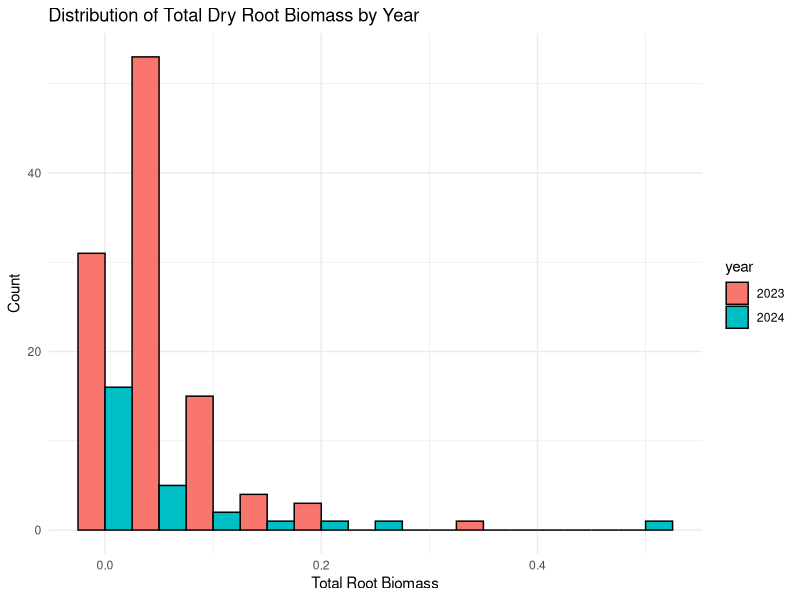
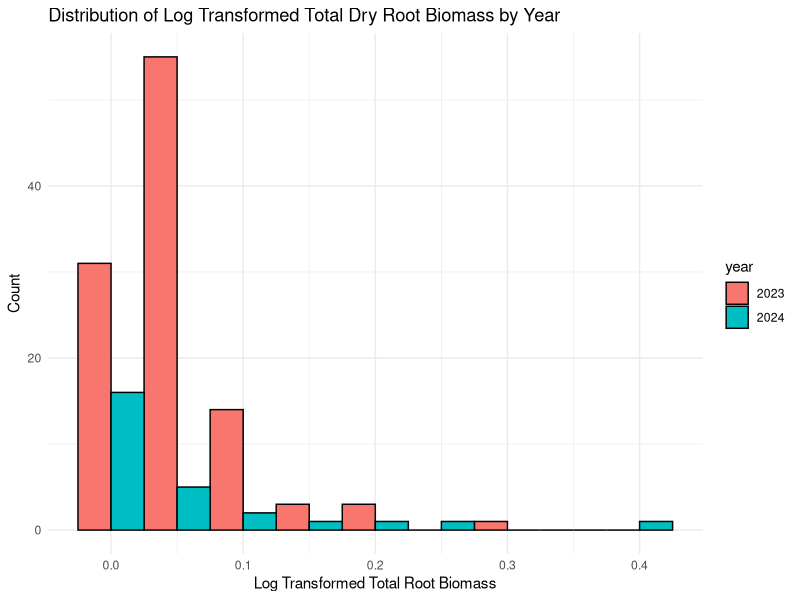

The R script that drew these images, in order:
# RQ1 ANALYSIS PART 1 
# 14/01/2026 

# LOAD LIBRARIES -----
library(dplyr)
library(ggplot2)
library(tidyr)
library(readxl)

# LOAD DATA----
QHI_combined_data <- read_excel("datasets/QHI_roots_data/QHI_combined_data.xlsx")

# MAKE YEAR FACTOR VARIABLE ----
QHI_combined_data$year <- as.factor(QHI_combined_data$year)

# VISUALISE WITH HISTOGRAM----
ggplot(QHI_combined_data, aes(x = root_dry_biomass_total, fill= year)) +
  geom_histogram(binwidth = 0.05, position = "dodge", color = "black") +
  labs(title = "Distribution of Total Dry Root Biomass by Year",
       x = "Total Root Biomass",
       y = "Count") +
  theme_minimal()

# log transform root biomass data
QHI_combined_data <- QHI_combined_data %>%
  mutate(log_root_dry_biomass_total = log(root_dry_biomass_total + 1)) # add 1 to avoid log(0)
# VISUALISE LOG TRANSFORMED DATA WITH HISTOGRAM----
ggplot(QHI_combined_data, aes(x = log_root_dry_biomass_total , fill= year)) +
  geom_histogram(binwidth = 0.05, position = "dodge", color = "black") +
  labs(title = "Distribution of Log Transformed Total Dry Root Biomass by Year ",
       x = "Log Transformed Total Root Biomass",
       y = "Count") +
  theme_minimal() 
# still not normal - non parametric tests required?

# NON-PARAMETRIC TESTS?? -----
# Kruskal-Wallis test to compare root biomass across years
kruskal.test(root_dry_biomass_total ~ year, data = QHI_combined_data) 


pairwise.wilcox.test
